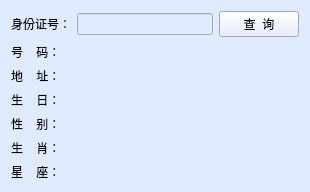
<?xml version="1.0" encoding="UTF-8"?>
<ui version="4.0">
 <class>Widget</class>
 <widget class="QWidget" name="Widget">
  <property name="geometry">
   <rect>
    <x>0</x>
    <y>0</y>
    <width>310</width>
    <height>151</height>
   </rect>
  </property>
  <property name="minimumSize">
   <size>
    <width>310</width>
    <height>0</height>
   </size>
  </property>
  <property name="windowTitle">
   <string>身份证号码查询</string>
  </property>
  <property name="styleSheet">
   <string notr="true">background-color: rgb(225, 235, 255);</string>
  </property>
  <layout class="QHBoxLayout" name="horizontalLayout">
   <item>
    <layout class="QGridLayout" name="gridLayout">
     <item row="0" column="0">
      <widget class="QLabel" name="label_5">
       <property name="text">
        <string>身份证号：</string>
       </property>
      </widget>
     </item>
     <item row="0" column="1">
      <widget class="QLineEdit" name="lineEdit"/>
     </item>
     <item row="0" column="2">
      <widget class="QPushButton" name="btn_search">
       <property name="text">
        <string>查  询</string>
       </property>
      </widget>
     </item>
     <item row="1" column="0">
      <widget class="QLabel" name="label_13">
       <property name="text">
        <string>号    码：</string>
       </property>
      </widget>
     </item>
     <item row="1" column="1" colspan="2">
      <widget class="QLabel" name="label_id">
       <property name="minimumSize">
        <size>
         <width>171</width>
         <height>0</height>
        </size>
       </property>
       <property name="font">
        <font>
         <weight>75</weight>
         <bold>true</bold>
        </font>
       </property>
      </widget>
     </item>
     <item row="2" column="0">
      <widget class="QLabel" name="label">
       <property name="text">
        <string>地    址：</string>
       </property>
      </widget>
     </item>
     <item row="2" column="1" colspan="2">
      <widget class="QLabel" name="label_addr">
       <property name="minimumSize">
        <size>
         <width>171</width>
         <height>0</height>
        </size>
       </property>
       <property name="font">
        <font>
         <weight>75</weight>
         <bold>true</bold>
        </font>
       </property>
      </widget>
     </item>
     <item row="3" column="0">
      <widget class="QLabel" name="label_7">
       <property name="text">
        <string>生    日：</string>
       </property>
      </widget>
     </item>
     <item row="3" column="1" colspan="2">
      <widget class="QLabel" name="label_birth">
       <property name="minimumSize">
        <size>
         <width>171</width>
         <height>0</height>
        </size>
       </property>
       <property name="font">
        <font>
         <weight>75</weight>
         <bold>true</bold>
        </font>
       </property>
      </widget>
     </item>
     <item row="4" column="0">
      <widget class="QLabel" name="label_9">
       <property name="text">
        <string>性    别：</string>
       </property>
      </widget>
     </item>
     <item row="4" column="1" colspan="2">
      <widget class="QLabel" name="label_sex">
       <property name="minimumSize">
        <size>
         <width>171</width>
         <height>0</height>
        </size>
       </property>
       <property name="font">
        <font>
         <weight>75</weight>
         <bold>true</bold>
        </font>
       </property>
      </widget>
     </item>
     <item row="5" column="0">
      <widget class="QLabel" name="label_2">
       <property name="text">
        <string>生    肖：</string>
       </property>
      </widget>
     </item>
     <item row="5" column="1" colspan="2">
      <widget class="QLabel" name="label_animal">
       <property name="minimumSize">
        <size>
         <width>171</width>
         <height>0</height>
        </size>
       </property>
       <property name="font">
        <font>
         <weight>75</weight>
         <bold>true</bold>
        </font>
       </property>
      </widget>
     </item>
     <item row="6" column="0">
      <widget class="QLabel" name="label_11">
       <property name="text">
        <string>星    座：</string>
       </property>
      </widget>
     </item>
     <item row="6" column="1" colspan="2">
      <widget class="QLabel" name="label_star">
       <property name="minimumSize">
        <size>
         <width>171</width>
         <height>0</height>
        </size>
       </property>
       <property name="font">
        <font>
         <weight>75</weight>
         <bold>true</bold>
        </font>
       </property>
      </widget>
     </item>
    </layout>
   </item>
  </layout>
 </widget>
 <layoutdefault spacing="6" margin="11"/>
 <resources/>
 <connections/>
</ui>
